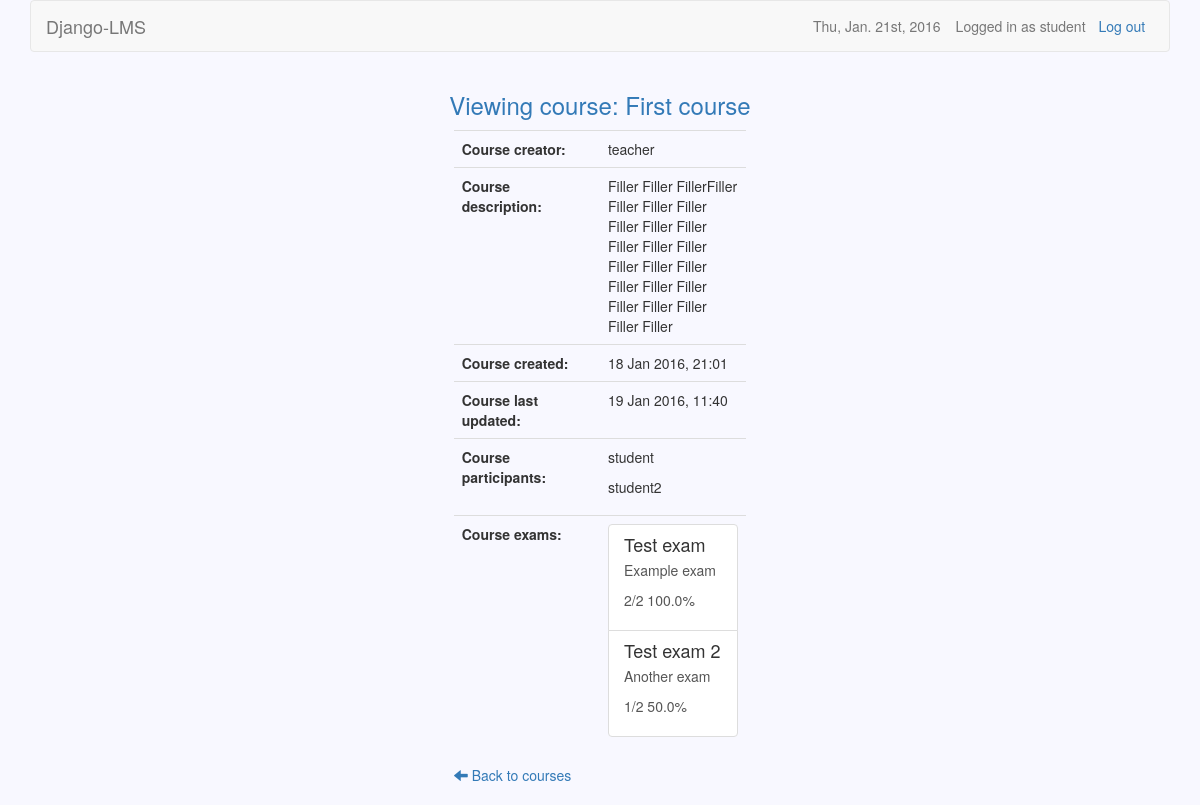
Page /courses/1/s (signed in) on the committed database.
### users/models.py (models this page shows)
class User(AbstractUser):
    is_teacher = models.BooleanField(default=False)
    created = models.DateTimeField(auto_now_add=True)

### courses/models.py (models this page shows, shortened)
class Course(models.Model):
    owner = models.CharField(max_length=30)
    name = models.CharField(max_length=30)
    description = models.TextField(blank=True)
    created = models.DateTimeField(auto_now_add=True)
    updated = models.DateTimeField(auto_now=True)
    participants = models.ManyToManyField(settings.AUTH_USER_MODEL, blank=True,
        through='Participation')

class Participation(models.Model):
    user = models.ForeignKey(settings.AUTH_USER_MODEL)
    course = models.ForeignKey(Course)

### exams/models.py (models this page shows, shortened)
class Exam(models.Model):
    owner = models.CharField(max_length=30)
    name = models.CharField(max_length=30)
    description = models.TextField(blank=True)
    created = models.DateTimeField(auto_now_add=True)
    updated = models.DateTimeField(auto_now=True)
    password = models.CharField(max_length=10, blank=True)
    time_limit = models.TimeField()
    active_from = models.DateTimeField()
    active_to = models.DateTimeField()
    course = models.ForeignKey(Course)
    category = models.CharField(max_length=30)
    question_count = models.IntegerField()
    questions = models.ManyToManyField(Question, blank=True,
        through='ExamQuestion')

### courses/views.py (the view)
# urls.py: url(r'^(?P<course_id>\d+)/s$', views.view_course, name='view_course'),
@user_passes_test(student_check)
def view_course(request, course_id):
    if (Participation.objects.filter(user=request.user, course=course_id)
        .exists()):
        course = Course.objects.get(id=course_id)
        scores = {}
        exams = Exam.objects.filter(course=course_id).order_by('active_to')
        participants = Participation.objects.filter(course=course_id)
        for exam in exams:
                try:
                    count = ExamQuestion.objects.filter(exam=exam).count()
                    score = Score.objects.get(student=request.user,
                        exam=exam).score
                    scores[exam] = format_score(score, count)
                except ObjectDoesNotExist:
                    scores[exam] = "Not taken"
        return render(request, 'view_course.html', {'course': course,
            'participants': participants, 'exams': exams, 'scores': scores})
    else:
        return redirect('/courses/s')

### courses/templatetags/get_item.py (called while the page is built)
@register.filter
def get_item(dictionary, key):
    return dictionary.get(key)

### courses/views.py (called while the page is built)
def student_check(user):
    return not user.is_teacher

def format_score(score, count):
    percentage = str(float(score) / float(count) * 100) + '%'
    return str(score) + '/' + str(count) + ' ' + percentage

### courses/templates/view_course.html
{% extends 'base.html' %}
{% load get_item %}
{% block header_text %}Viewing course: {{ course.name }}{% endblock %}
{% block dashboard %}
	<table class="table table-hover">
		<tr>
			<th>Course creator:</th>
			<td>{{ course.owner }}</td>
		</tr>
		<tr>
			<th>Course description:</th>
			<td>{{ course.description }}</td>
		</tr>
		<tr>
			<th>Course created:</th>
			<td>{{ course.created|date }}</td>
		</tr>
		<tr>
			<th>Course last updated:</th>
			<td>{{ course.updated|date }}</td>
		</tr>
		<tr>
			<th>Course participants:</th>
			<td>
				{% for participant in participants %}
					<p>{{ participant.user }}</p>
				{% endfor %}
			</td>
		</tr>
		<tr>
			<th>Course exams:</th>
			<td>
				{% for exam in exams %}
					<a class="list-group-item" href="{% url 'view_exam' course.id exam.id %}">
						<h4 class="list-group-item-heading">{{ exam.name }}</h4>
						<p class="list-group-item-description">{{ exam.description }}</p>
						<p class="list-group-item-description"> {{ scores|get_item:exam }}</p>
					</a>
				{% endfor %}
			</td>
		</tr>
	</table>
	<a href="{% url 'student_page' %}">
		<span class="glyphicon glyphicon-arrow-left"></span>
		Back to courses
	</a>
{% endblock %}

### django-lms/templates/base.html (shortened to what this page needs)
{% load staticfiles %}
<!DOCTYPE html>
<html>
    <head>
        <link href="/static/bootstrap/css/bootstrap.min.css" rel="stylesheet">
        <link href="/static/jquery.datetimepicker.css" rel="stylesheet">
        <link href="/static/base.css" rel="stylesheet">
	</head>
    <body>
        <div class="container">
            <nav class="navbar navbar-default" role="navigation">
                {% if user.is_active %}
                    {% if user.is_teacher %}
                        <a class="navbar-brand" href="{% url 'teacher_page' %}">Django-LMS</a>
                    {% else %}
                        <a class="navbar-brand" href="{% url 'student_page' %}">Django-LMS</a>
                    {% endif %}
                    <a class="btn navbar-btn navbar-right" id="logout" href="{% url 'logout' %}">Log out</a>
                    <span class="navbar-text navbar-right">Logged in as {{ user.username }}</span>
                    <span class="navbar-text navbar-right">{% now "D, M. jS, Y" %}</span>
                {% else %}
                    <a class="navbar-brand" href="/">Django-LMS</a>
                    <a class="btn navbar-btn navbar-right" id="login" href="{% url 'login' %}">Log in</a>
                    <a class="btn navbar-btn navbar-right" id="signup" href="{% url 'signup' %}">Sign up</a>
                {% endif %}
            </nav>
            <div class="row">
                <h3 class="text-primary text-center">{% block header_text %}{% endblock %}</h3>
                <div class="list-group center">
                    {% block dashboard %}{% endblock %}
                </div>
            </div>
        </div>
    </body>
</html>

### django-lms/static/base.css (style rules this page uses)
body { background-color: #F8F8FF; }
#login, #logout { margin-right: 1%; padding-right: 1%; }
table { table-layout:fixed; width: 70%; }
td { word-wrap:break-word; }
.list-group-item-description { overflow: hidden; text-overflow: ellipsis; }
.center { width: 25%; margin-top: 1%; margin-left: auto; margin-right: auto; }

### rows in the picture
User: username "student"
Course: name "First course", owner "teacher", description "Filler Filler FillerFiller Filler Filler Filler Filler Filler Filler Filler Filler Filler Filler Filler Filler Filler Filler Filler Filler Filler Filler Filler Filler", created "18 Jan 2016, 21:01", updated "19 Jan 2016, 11:40"
Participation: user "student"
Participation: user "student2"
Exam: name "Test exam", description "Example exam", id "2/2 100.0%"
Exam: name "Test exam 2", description "Another exam", id "1/2 50.0%"
